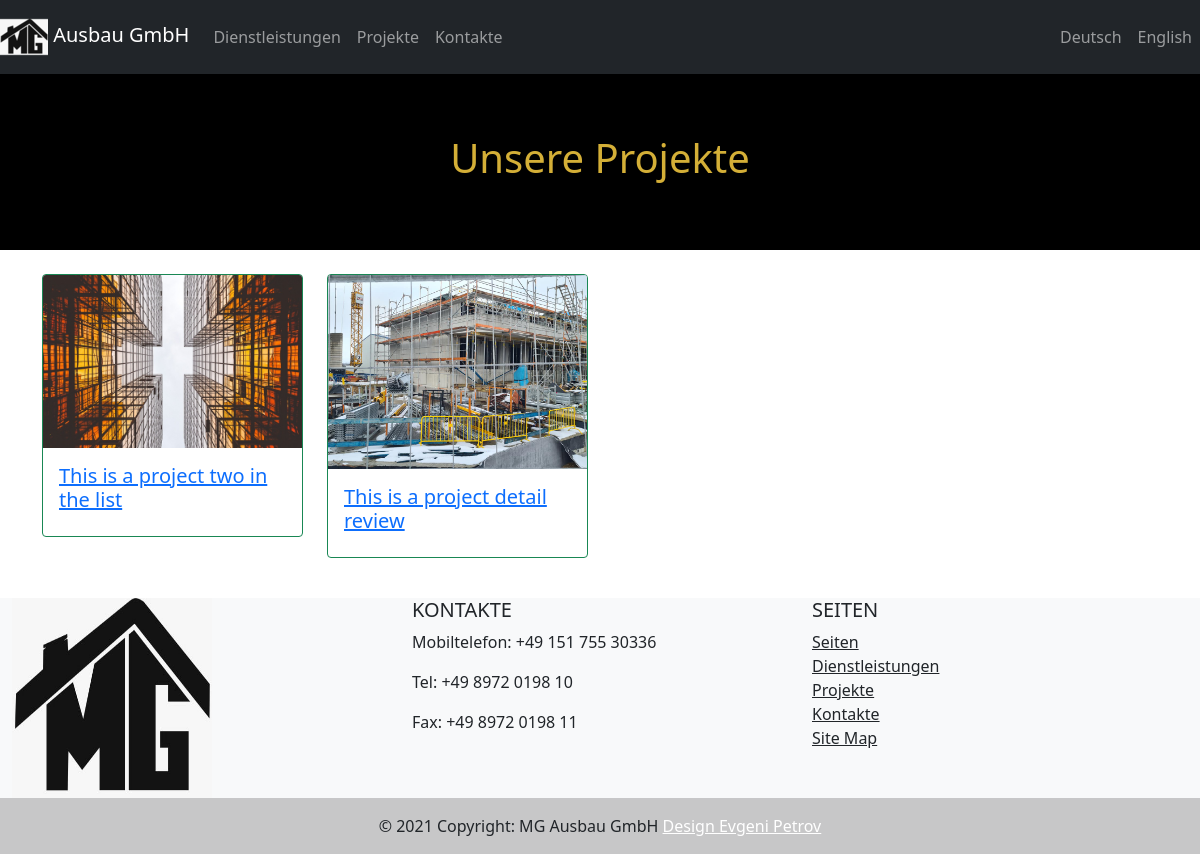
/projects/, run on the app's committed database.
### blog/models.py (models this page shows, shortened)
class BlogPost(models.Model):
    title = models.CharField(max_length=250)
    slug = models.SlugField(allow_unicode=True)
    thumbnail = models.ImageField(upload_to='photos/%Y/%m/%d/')
    content = models.TextField()
    featured = models.BooleanField(default=False)
    date_create = models.DateField(default=datetime.now, blank=True)

### blog/views.py (the view)
# urls.py: path('', BlogListView.as_view(), name="projects"),
class BlogListView(ListView):
    model = BlogPost
    ordering = ['-date_create']

### blog/templates/blog/blogpost_list.html (shortened to what this page needs)
{% extends 'drybuild/base.html' %}
{% load i18n %}
{% block content %}
    <div class="header">
        <h1>{% trans "Our Projects" %}</h1>
    </div>
    <br>
    <div class="container">
        <div class="row">
            {% for obj in object_list %}
                <div class="col-lg-3">
                    <a href="{{ obj.slug }}"><div class="card border-success mb-3">
                        <img class="card-img-top" src="{{ obj.thumbnail.url | safe }}" alt="Card image cap">
                        <div class="card-body">
                            <h5 class="card-title" style="none">{{ obj.title | safe }}</h5>
                        </div>
                    </div></a>
                    <br>
                </div>
            {% endfor %}
        </div>
    </div>
{% endblock %}

### static/css/main.css (style rules this page uses)
.header { padding: 60px; text-align: center; background: black; color: #D4AF37; }

### data on the page
BlogPost: thumbnail (picture), title "This is a project two in the list"
BlogPost: thumbnail (picture), title "This is a project detail review"

### other printed values
{{ services }} "Dienstleistungen"
{{ projects }} "Projekte"
{{ contacts }} "Kontakte"
{{ lang.name_local }} "Deutsch" "English"
{{ contact }} "KONTAKTE"
{{ mobile }} "Mobiltelefon"
{{ tel }} "Tel"
{{ fax }} "Fax"
{{ pages }} "SEITEN"
{{ home }} "Seiten"
